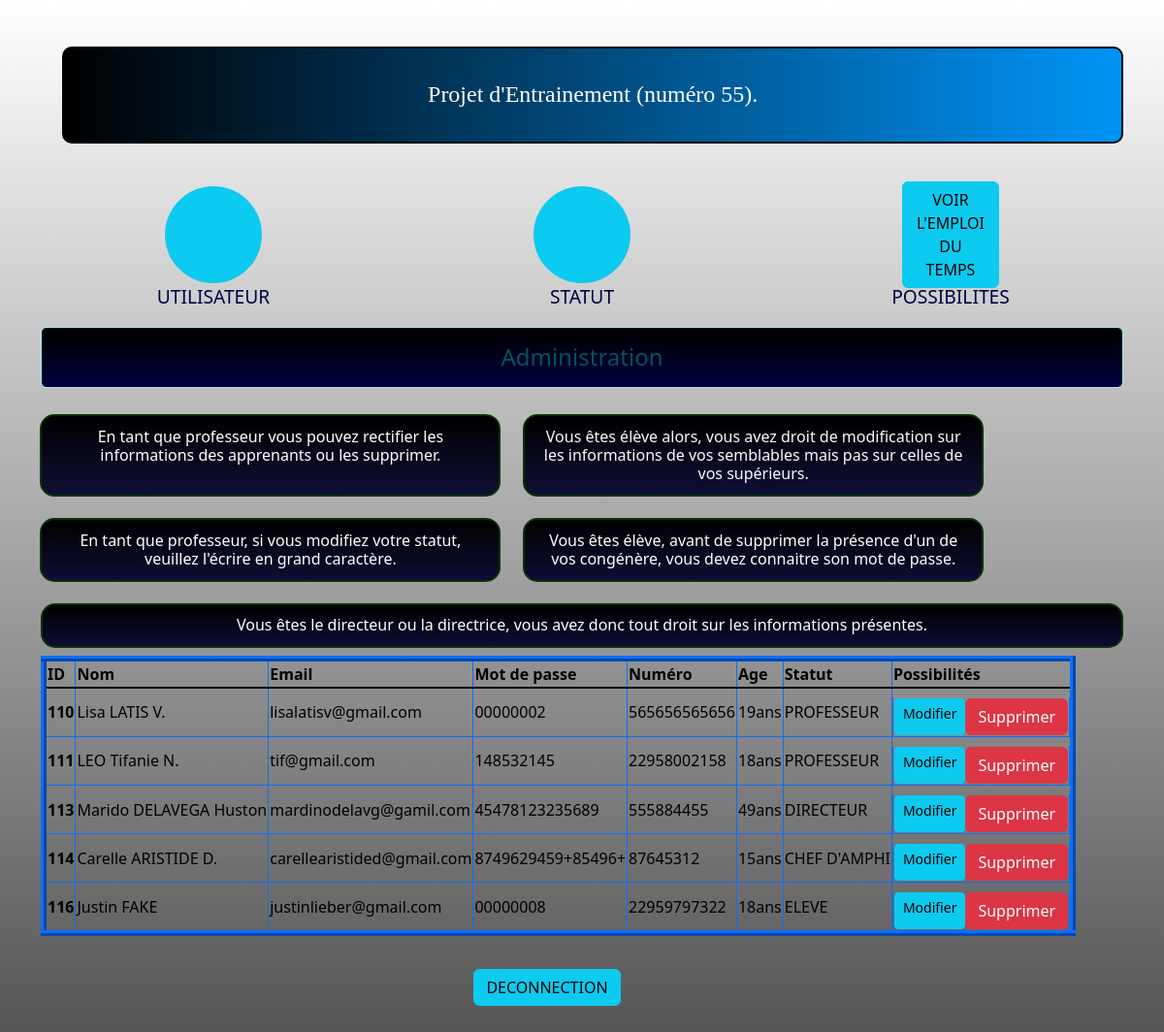
/directeur/, run on the app's committed database.
### Etudiant/models.py (models this page shows)
class form_1(models.Model):
    name = models.CharField(max_length=70)
    email = models.EmailField(max_length=100)
    password = models.CharField(max_length=18)
    number = models.CharField(max_length=100)
    age = models.CharField(max_length=3)
    state = models.CharField(max_length=20)

### Etudiant/views.py (the view)
# urls.py: path('directeur/', views.directeurs, name = "directeur"),
def directeurs(request):
    partner = form_1.objects.all()
    return render(request, 'Etudiant/directeur.html' , {'partner' : partner})

### Etudiant/templates/Etudiant/directeur.html (shortened to what this page needs)
<!DOCTYPE html>
{% load static %}
<html lang="en">
<head>
    <link rel="stylesheet" href="{% static 'Etudiant/css/bootstrap.css' %}">
</head>
<body style="background: linear-gradient(to bottom, rgb(255, 255, 255), rgb(0, 0, 0));">
    <div class="container mt-5">
        <h4 class="text-center danger" style="margin-bottom: 4%;border-radius: 10px;border: 2px solid rgb(0, 0, 0); background: linear-gradient(to right, rgb(0, 0, 0), rgb(0, 148, 247));padding: 3%;margin-left: 2%;color: rgb(255, 255, 255); font-family:cursive;">Projet d'Entrainement (numéro 55).</h4>
        <div class="row">
            <div class="col-12 col-md-4 text-center">
                <div class="rounded-circle bg-info text-white mx-auto d-flex align-items-center justify-content-center" style="width: 100px; height: 100px;">
                </div>
                <p style="color: rgb(0, 4, 65); font-size: 120%;">UTILISATEUR</p>
            </div>
            <div class="col-12 col-md-4 text-center">
                <div class="rounded-circle bg-info text-white mx-auto d-flex align-items-center justify-content-center" style="width: 100px; height: 100px;">
                </div>
                <p style="color: rgb(0, 0, 68); font-size: 120%;">STATUT</p>
            </div>
            <div class="col-12 col-md-4 text-center">
                <div class="rounded-circle bg-danger mx-auto d-flex align-items-center justify-content-center" style="width: 100px; height: 100px;">
                    <a href="{% url 'vue_emploie' %}" class="btn btn-info" style="text-decoration: none;">VOIR L'EMPLOI DU TEMPS</a>
                </div>
                <p style="color: rgb(0, 0, 68); font-size: 120%;">POSSIBILITES</p>
            </div>
        </div>
        <h4 class="text-center alert alert-info" style="background: linear-gradient(to bottom, rgb(0, 0, 0), rgb(0, 0, 59));">Administration</h4>
        <div class="row">
            <h6 class="text-center col-5" style="margin: 1%; padding: 1%; border-radius: 15px; border: 2px solid rgb(9, 51, 0); background: linear-gradient(to bottom, rgb(0, 0, 0), rgba(1, 0, 43, 0.918));color:rgb(255, 255, 255);">En tant que professeur vous pouvez rectifier les informations des apprenants ou les supprimer.</h6>
            <h6 class="text-center col-5" style="margin: 1%; padding: 1%; border-radius: 15px; border: 2px solid rgb(9, 51, 0); background: linear-gradient(to bottom, rgb(0, 0, 0), rgba(1, 0, 43, 0.918));color:rgb(250, 250, 250);">Vous êtes élève alors, vous avez droit de modification sur les informations de vos semblables mais pas sur celles de vos supérieurs.</h6>
            <h6 class="text-center col-5" style="margin: 1%; padding: 1%; border-radius: 15px; border: 2px solid rgb(9, 51, 0); background: linear-gradient(to bottom, rgb(0, 0, 0), rgba(1, 0, 43, 0.918));color:rgb(255, 255, 255);">En tant que professeur, si vous modifiez votre statut, veuillez l'écrire en grand caractère.</h6>
            <h6 class="text-center col-5" style="margin: 1%; padding: 1%; border-radius: 15px; border: 2px solid rgb(9, 51, 0); background: linear-gradient(to bottom, rgb(0, 0, 0), rgba(1, 0, 43, 0.918));color:rgb(255, 255, 255);">Vous êtes élève, avant de supprimer la présence d'un de vos congénère, vous devez connaitre son mot de passe.</h6>
        </div>
        <h6 class="text-center" style="margin-top: 1%; padding: 1%; border-radius: 15px; border: 2px solid rgb(9, 51, 0); background: linear-gradient(to bottom, rgb(0, 0, 0), rgba(1, 0, 43, 0.918));color:rgb(255, 255, 255);">Vous êtes le directeur ou la directrice, vous avez donc tout droit sur les informations présentes.</h6>
        <div class="col">
            <table class="table-warning table-bordered border-primary" style=" border: 6px inset;">
                <thead>
                    {% if partner %}
                  <tr>
                    <th scope="col">ID</th>
                    <th scope="col">Nom</th>
                    <th scope="col">Email</th>
                    <th scope="col">Mot de passe</th>
                    <th scope="col">Numéro</th>
                    <th scope="col">Age</th>
                    <th scope="col">Statut</th>
                    <th scope="col">Possibilités</th>
                  </tr>
                </thead>
                <tbody class="table-group-divider">
                    {% for objs in partner %}
                    <tr>
                        <th scope="row">{{objs.id}}</th>
                        <td>{{objs.name}}</td>
                        <td>{{objs.email}}</td>
                        <td>{{objs.password}}</td>
                        <td>{{objs.number}}</td>
                        <td>{{objs.age }}ans</td>
                        <td>{{objs.state}}</td>
                        <td style="display: flex; margin-top: 5%;">
                            <a href="{% url 'updatepath' objs.id %}" class = "btn btn-info btn-sm">Modifier</a>
                            <form action="{% url 'delete_path' objs.id %}" method="post">
                                <input type="submit" class="btn btn-danger" value="Supprimer">
                            </form>
                        </td>
                    </tr>
                    {% endfor%}
                </tbody>
              </table>
            {% else %}
            <h4 class="text-center alert alert-warning">No such files</h4>
            {% endif %}
        </div>
        <a href="{% url 'connextion' %}" class = "btn btn-info" style="margin-bottom: 50%; margin-top: 3%; margin-left: 40%;">DECONNECTION</a>
            </div>
</body>

### data on the page
form_1: id "110", name "Lisa LATIS V.", email "lisalatisv@gmail.com", password "00000002", number "565656565656", age "19", state "PROFESSEUR"
form_1: id "111", name "LEO Tifanie N.", email "tif@gmail.com", password "148532145", number "22958002158", age "18", state "PROFESSEUR"
form_1: id "113", name "Marido DELAVEGA Huston", email "mardinodelavg@gamil.com", password "45478123235689", number "555884455", age "49", state "DIRECTEUR"
form_1: id "114", name "Carelle ARISTIDE D.", email "carellearistided@gmail.com", password "8749629459+85496+", number "87645312", age "15", state "CHEF D'AMPHI"
form_1: id "116", name "Justin FAKE", email "justinlieber@gmail.com", password "00000008", number "22959797322", age "18", state "ELEVE"
